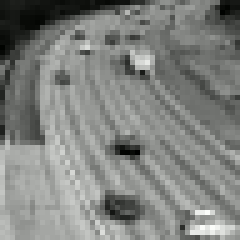
#> input picture Resources/frames/frame_1.jpg, 48 x 48 px, given in place of frame_0.jpg, which was not available (shown 5 times larger)
$ jupyter execute --allow-errors Exemple2.ipynb   (text cells are left out)
#> lines starting #> are read from the running program, lines starting #| are printed output that depends on the picture; pictures that were not available may be replaced by others from this repository, and a replacement may not be noted
### goDec.py
from numpy import prod, zeros, sqrt
from numpy.random import randn
from scipy.linalg import qr
from sklearn.metrics import mean_squared_error


def godec(X, rank=1, card=None, iterated_power=1, max_iter=100, tol=0.001):
    f,x,y=X.shape
    X=X.reshape((f,x*y)).T

    iter = 1
    RMSE = []
    card = prod(X.shape) if card is None else card

    X = X.T if(X.shape[0] < X.shape[1]) else X
    m, n = X.shape

    # Initialization of L and S
    L = X
    S = zeros(X.shape)
    LS = zeros(X.shape)

    while True:
        # Update of L
        Y2 = randn(n, rank)
        for i in range(iterated_power):
            Y1 = L.dot(Y2)
            Y2 = L.T.dot(Y1)
        Q, R = qr(Y2, mode='economic')
        L_new = (L.dot(Q)).dot(Q.T)

        # Update of S
        T = L - L_new + S
        L = L_new
        T_vec = T.reshape(-1)
        S_vec = S.reshape(-1)
        idx = abs(T_vec).argsort()[::-1]
        S_vec[idx[:card]] = T_vec[idx[:card]]
        S = S_vec.reshape(S.shape)

        # Reconstruction
        LS = L + S

        # Stopping criteria
        error = sqrt(mean_squared_error(X, LS))
        RMSE.append(error)

        print("iter: ", iter, "error: ", error)
        if (error <= tol) or (iter >= max_iter):
            break
        else:
            iter = iter + 1
    L = L.T.reshape(f,x,y)
    S = S.T.reshape(f,x,y)
    return L, S, LS, RMSE

# [52 lines of commented-out code are left out]


### flowAlgorithm.py
import numpy as np


q = 9
omega = np.array([4/9, 1/9, 1/9, 1/9, 1/9, 1/36, 1/36, 1/36, 1/36])  # Weights for velocity vectors
epsilon = np.array([[0, 0], [1, 0], [0, 1], [-1, 0], [0, -1], [1, 1], [-1, 1], [-1, -1], [1, -1]])  # Velocity vectors

# Define the flow algorithm function
def flow_algorithm(rho, N, omega_fr, omega_tilde, nbFrames):
    velocity_field = np.zeros((nbFrames, rho.shape[1], rho.shape[2],2))  # Initialize velocity field
    f_s = np.zeros((q, rho.shape[1], rho.shape[2], nbFrames))  # Initialize distribution function
    rho_n = np.zeros((rho.shape[1], rho.shape[2],nbFrames ))
    for t in range(nbFrames-1):
        for x in range(1,rho.shape[1]):
            for y in range(rho.shape[2]):
                for i in range(q):
                    f_s[i,x,y,t] = omega[i] * rho[t,x,y]  # Initialize probabilities

        for n in range(N):
            for x in range(rho.shape[1]):
                for y in range(rho.shape[2]):
                    for i in range(q):
                        rho_xy_t = rho[t,x, y]
                        v_n_xy_t = velocity_field[t, x, y]
                        a = np.dot(epsilon[i], v_n_xy_t)
                        norm_v = np.linalg.norm(v_n_xy_t)**2
                        sum_v_1 = a**2
                        # except RuntimeWarning:
                            # print(sum_v_1)
                        sum_v_2 = 1.5*norm_v
                        sum_v = v_n_xy_t + (9/2.0)*sum_v_1-sum_v_2
                        f_eq =   1 + 3*np.dot(epsilon[i], sum_v )  #
                        f_eq = omega[i] * f_eq
                        f_eq =  rho_xy_t * f_eq
                        #Calculate equilibrium distribution
                        f_c = f_s[i,x,y,t] - omega_fr*(f_s[i,x,y,t]-f_eq) # Collision

                        new_x = x + epsilon[i][0]
                        new_y = y + epsilon[i][1]

                        # Vérifier que les indices restent dans les limites du tableau
                        if 0 <= new_x < rho.shape[1] and 0 <= new_y < rho.shape[2]:
                            f_s[i,new_x,new_y,t+1] = f_c  # Stream
            for x in range(rho.shape[1]):
                for y in range(rho.shape[2]):
                    rho_n[x,y,t+1] = 0
                    for i in range(q):
                        rho_n[x,y,t+1] += f_s[i,x,y,t+1]
            for x in range(rho.shape[1]):
                for y in range(rho.shape[2]):
                    for i in range(q):
                        new_x = x + epsilon[i][0]
                        new_y = y + epsilon[i][1]

                        # Vérifier que les indices restent dans les limites du tableau
                        if 0 <= new_x < rho.shape[1] and 0 <= new_y < rho.shape[2]:
                            f_s[i,x,y,t] = f_s[i,x,y,t]-omega_tilde*(rho_n[new_x,new_y,t+1]-rho[t+1,new_x,new_y]) # Correction
                    if rho[t,x, y]!=0:
                            velocity_field[t, x, y] = calculate_velocity(f_s[:,x,y,t], rho[t,x, y])  # Calculate velocity field
                    #np.where(rho[x, y, t]!=0,velocity_field[t, x, y],calculate_velocity(f_s[:,x,y,t], rho[x, y, t]))


    return velocity_field

def calculate_velocity(f_s_xyt, rho_xy):
    velocity = np.zeros(2)
    for i in range(q):
        velocity += epsilon[i] * f_s_xyt[i]
    return velocity / rho_xy

### flowAlgorithm2.py
import numpy as np


q = 9
omega = np.array([4/9, 1/9, 1/9, 1/9, 1/9, 1/36, 1/36, 1/36, 1/36])  # Weights for velocity vectors
epsilon = np.array([[0, 0], [1, 0], [0, 1], [-1, 0], [0, -1], [1, 1], [-1, 1], [-1, -1], [1, -1]])  # Velocity vectors

# Define the flow algorithm function
def flow_algorithm2(rho, N, omega_fr, omega_tilde, nbFrames):
    velocity_field = np.zeros((nbFrames, rho.shape[1], rho.shape[2],2))  # Initialize velocity field
    f_s = np.zeros((q, rho.shape[1], rho.shape[2], nbFrames))  # Initialize distribution function
    rho_n = np.zeros((rho.shape[1], rho.shape[2],nbFrames ))
    for t in range(nbFrames-1):
        for x in range(1,rho.shape[1]):
            for y in range(rho.shape[2]):
                for i in range(q):
                    f_s[i,x,y,t] = omega[i] * rho[t,x,y]  # Initialize probabilities

        for n in range(N):
            for x in range(rho.shape[1]):
                for y in range(rho.shape[2]):
                    for i in range(q):
                        rho_xy_t = rho[t,x, y]
                        v_n_xy_t = velocity_field[t, x, y]
                        a = np.dot(epsilon[i], v_n_xy_t)
                        norm_v = np.linalg.norm(v_n_xy_t)**2
                        sum_v_1 = a**2
                        # except RuntimeWarning:
                            # print(sum_v_1)
                        sum_v_2 = 1.5*norm_v
                        # [4 lines of commented-out code are left out]
                        sum_v = 1+3*a + (9/2.0)*sum_v_1-sum_v_2
                        f_eq = omega[i] * rho_xy_t * sum_v
                        #Calculate equilibrium distribution
                        f_c = f_s[i,x,y,t] - omega_fr*(f_s[i,x,y,t]-f_eq) # Collision
                        new_x = x + epsilon[i][0]
                        new_y = y + epsilon[i][1]

                        # Vérifier que les indices restent dans les limites du tableau
                        if 0 <= new_x < rho.shape[1] and 0 <= new_y < rho.shape[2]:
                            f_s[i,new_x,new_y,t+1] = f_c  # Stream
            for x in range(rho.shape[1]):
                for y in range(rho.shape[2]):
                    rho_n[x,y,t+1] = 0
                    for i in range(q):
                        rho_n[x,y,t+1] += f_s[i,x,y,t+1]
            for x in range(rho.shape[1]):
                for y in range(rho.shape[2]):
                    for i in range(q):
                        new_x = x + epsilon[i][0]
                        new_y = y + epsilon[i][1]

                        # Vérifier que les indices restent dans les limites du tableau
                        if 0 <= new_x < rho.shape[1] and 0 <= new_y < rho.shape[2]:
                            f_s[i,x,y,t] = f_s[i,x,y,t]-omega_tilde*(rho_n[new_x,new_y,t+1]-rho[t,new_x,new_y]) # Correction
                    if rho[t,x, y]!=0:
                            velocity_field[t, x, y] = calculate_velocity(f_s[:,x,y,t], rho[t,x, y])  # Calculate velocity field
                    #np.where(rho[x, y, t]!=0,velocity_field[t, x, y],calculate_velocity(f_s[:,x,y,t], rho[x, y, t]))


    return velocity_field

def calculate_velocity(f_s_xyt, rho_xy):
    velocity = np.zeros(2)
    for i in range(q):
        velocity += epsilon[i] * f_s_xyt[i]
    return velocity / rho_xy

### Exemple2.ipynb
[cell 1]
# Import the functiond from the .py files
from flowAlgorithm import flow_algorithm
from flowAlgorithm2 import flow_algorithm2
from goDec import godec

# Import the libraries
import skimage.io as io
import numpy as np
import os
import cv2
import time
from matplotlib import pyplot as plt

[cell 2]
# Define the path to the images or the video

video_file_path = "./Resources/demo.mp4"
frames_save_path = "./Resources/frames"
frame_name_prefix = "frame_"

[cell 3]
# Get the image sequence
if not os.path.exists(frames_save_path):
    os.makedirs(frames_save_path)
    # Start capturing the video
    video = cv2.VideoCapture(video_file_path)

    if not video.isOpened():
        print("Error: Could not open video.")
    else:
        frame_index = 0
        while True:
            ret, frame = video.read()
            # If the frame was not retrieved, we've reached the end of the video (or there's an error)
            if not ret:
                break

            # Construct the frame save path
            frame_save_path = os.path.join(frames_save_path, f"{frame_name_prefix}{frame_index}.jpg")

            # Save the frame
            cv2.imwrite(frame_save_path, frame)
            print(f"Saved {frame_save_path}")

            frame_index += 1

        # Release the video capture object
        video.release()
        print("Video processing complete.")

print("Importing the frames.")
# Extract the frames
nb_frames = len([name for name in os.listdir(frames_save_path) if os.path.isfile(os.path.join(frames_save_path, name))])
shape = io.imread(os.path.join(frames_save_path, f"{frame_name_prefix}0.jpg")).shape
video = np.zeros((nb_frames,shape[0],shape[1]))
#> (the rest of this cell did not finish here and is left out)

[cell 4]
# Chosing the parameters for GoDec
r = 2
#> r = 2
k = 80*len(video) # Equivalent to 20 active pixels per frame
#> k = 240
print("k",k)
#| k 240
epsilon = 0.01
q = 3
print(video.shape)
#| (3, 48, 48)
L, S, W, error_history = godec(video,r,k,q,10,0.01)
#> the loop in godec, `while True:` made 1 pass
#> (Q, R, error) on pass 1: ([[-0.562, -0.429], [-0.562, -0.429], [-0.606, 0.795]], [[-2.41e+10, -8.05e+09], [0, -15629]], 9.27e-13)
#| iter:  1 error:  9.268048748867954e-13
#> after the loop in godec, `while True:`: RMSE = [9.27e-13]; iter = 1
#> W = 2304 rows, first 8: [0.0916, 0.0916, 0.0916], [0.0994, 0.0994, 0.107], [0.119, 0.119, 0.119], [0.111, 0.111, 0.119], [0.115, 0.115, 0.111], [0.0877, 0.0877, 0.103], [0.0877, 0.0877, 0.0955], [0.0916, 0.0916, 0.0916]; error_history = [9.27e-13]

[cell 5]
# chose which frame to display
frame = 35

plt.figure()
plt.subplot(1,3,1)
#> (the rest of this cell did not finish here and is left out)

[cell 6]
# Define the parameters for the flow algorithm
rho = S  # Sparse component
N = 5  # Number of correction cycles
omega_fr = 0.1  # Relaxation frequency
omega_tilde = 0.1  # Correction rate
nbFrames = rho.shape[0]  # Number of frames in the video (put 1 if you have 2 frames)
#> nbFrames = 3

# Apply the flow algorithm
start = time.time()
velocity_field = flow_algorithm(rho, N, omega_fr, omega_tilde, nbFrames)
#> the loop in flow_algorithm, `for t in range(nbFrames-1):` made 2 passes
#> after the loop in flow_algorithm, `for t in range(nbFrames-1):`:
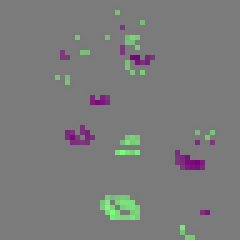
#> rho_n: shape (48, 48, 3) float64 (shown 5 times larger); mean of channels 0, 1, 2 0, 4.23e-14, 2.33e-16; drawn with min black and max white
end = time.time()
print('Time: ', end-start)

[cell 7]
# Frame to display
frame = 35

[cell 8]
# Compute the speed magnitude of the velocity field at each pixel on each frame
speed_magnitude = np.zeros((nbFrames, rho.shape[1], rho.shape[2]))
for t in range(nbFrames-1):
    for x in range(rho.shape[1]):
        for y in range(rho.shape[2]):
            speed_magnitude[t, x, y] = np.linalg.norm(velocity_field[t, x, y, :])

#> (a cell that did not finish here is left out)

[cell 10]
# Display the results
plt.figure(figsize=(10, 5))
plt.subplot(1, 2, 1)
#> (the rest of this cell did not finish here and is left out)

[cell 11]
start = time.time()
velocity_field_1 = flow_algorithm(video, N, omega_fr, omega_tilde, nbFrames)
#> call 2 of flow_algorithm, with rho = array of shape (3, 48, 48), N = 5, omega_fr = 0.1, omega_tilde = 0.1, nbFrames = 3
#> after the loop in flow_algorithm (call 2), `for t in range(nbFrames-1):`:
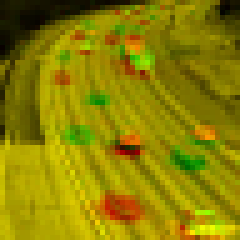
#> rho_n: shape (48, 48, 3) float64 (shown 5 times larger); mean of channels 0, 1, 2 0, 0.508, 0.551; drawn as B, G, R
end = time.time()
print('Time: ', end-start)

[cell 12]
speed_magnitude_1 = np.zeros((nbFrames, rho.shape[1], rho.shape[2]))
for t in range(nbFrames-1):
    for x in range(video.shape[1]):
        for y in range(video.shape[2]):
            speed_magnitude_1[t, x, y] = np.linalg.norm(velocity_field_1[t, x, y, :])

#> (a cell that did not finish here is left out)

[cell 14]
# Display the results
plt.figure(figsize=(10, 5))
plt.subplot(1, 2, 1)
#> (the rest of this cell did not finish here and is left out)

[cell 15]
start = time.time()
velocity_field_2 = flow_algorithm2(video, N, omega_fr, omega_tilde, nbFrames)
#> after the loop in flow_algorithm2, `for t in range(nbFrames-1):`:
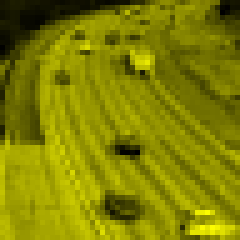
#> rho_n: shape (48, 48, 3) float64 (shown 5 times larger); mean of channels 0, 1, 2 0, 0.508, 0.508; drawn as B, G, R
end = time.time()
print('Time: ', end-start)

[cell 16]
speed_magnitude_2 = np.zeros((nbFrames, rho.shape[1], rho.shape[2]))
for t in range(nbFrames-1):
    for x in range(video.shape[1]):
        for y in range(video.shape[2]):
            speed_magnitude_2[t, x, y] = np.linalg.norm(velocity_field_2[t, x, y, :])

#> (a cell that did not finish here is left out)

[cell 18]
# Display the results
plt.figure(figsize=(10, 5))
plt.subplot(1, 2, 1)
#> (the rest of this cell did not finish here and is left out)

[cell 19]
velocity_field_3 = np.abs(velocity_field_1 - velocity_field_2)

[cell 20]
speed_magnitude_3 = np.zeros((nbFrames, rho.shape[1], rho.shape[2]))
for t in range(nbFrames-1):
    for x in range(video.shape[1]):
        for y in range(video.shape[2]):
            speed_magnitude_3[t, x, y] = np.linalg.norm(velocity_field_3[t, x, y, :])

#> (a cell that did not finish here is left out)

[cell 22]
# Display the results
plt.figure(figsize=(10, 5))
plt.subplot(1, 2, 1)
#> (the rest of this cell did not finish here and is left out)

[cell 23]
start = time.time()
velocity_field_4 = flow_algorithm2(S, N, omega_fr, omega_tilde, nbFrames)
#> call 2 of flow_algorithm2, with rho = array of shape (3, 48, 48), N = 5, omega_fr = 0.1, omega_tilde = 0.1, nbFrames = 3
#> after the loop in flow_algorithm2 (call 2), `for t in range(nbFrames-1):`:
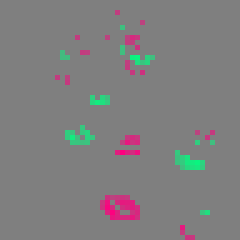
#> rho_n: shape (48, 48, 3) float64 (shown 5 times larger); mean of channels 0, 1, 2 0, -4.28e-14, 4.28e-14; drawn with min black and max white
end = time.time()
print('Time: ', end-start)

[cell 24]
speed_magnitude_4 = np.zeros((nbFrames, rho.shape[1], rho.shape[2]))
for t in range(nbFrames-1):
    for x in range(video.shape[1]):
        for y in range(video.shape[2]):
            speed_magnitude_4[t, x, y] = np.linalg.norm(velocity_field_4[t, x, y, :])

#> (a cell that did not finish here is left out)

[cell 26]
# Display the results
plt.figure(figsize=(10, 5))
plt.subplot(1, 2, 1)
#> (the rest of this cell did not finish here and is left out)

[cell 27]
velocity_field_5 = np.abs(velocity_field - velocity_field_4)

[cell 28]
speed_magnitude_5 = np.zeros((nbFrames, rho.shape[1], rho.shape[2]))
for t in range(nbFrames-1):
    for x in range(video.shape[1]):
        for y in range(video.shape[2]):
            speed_magnitude_5[t, x, y] = np.linalg.norm(velocity_field_5[t, x, y, :])
